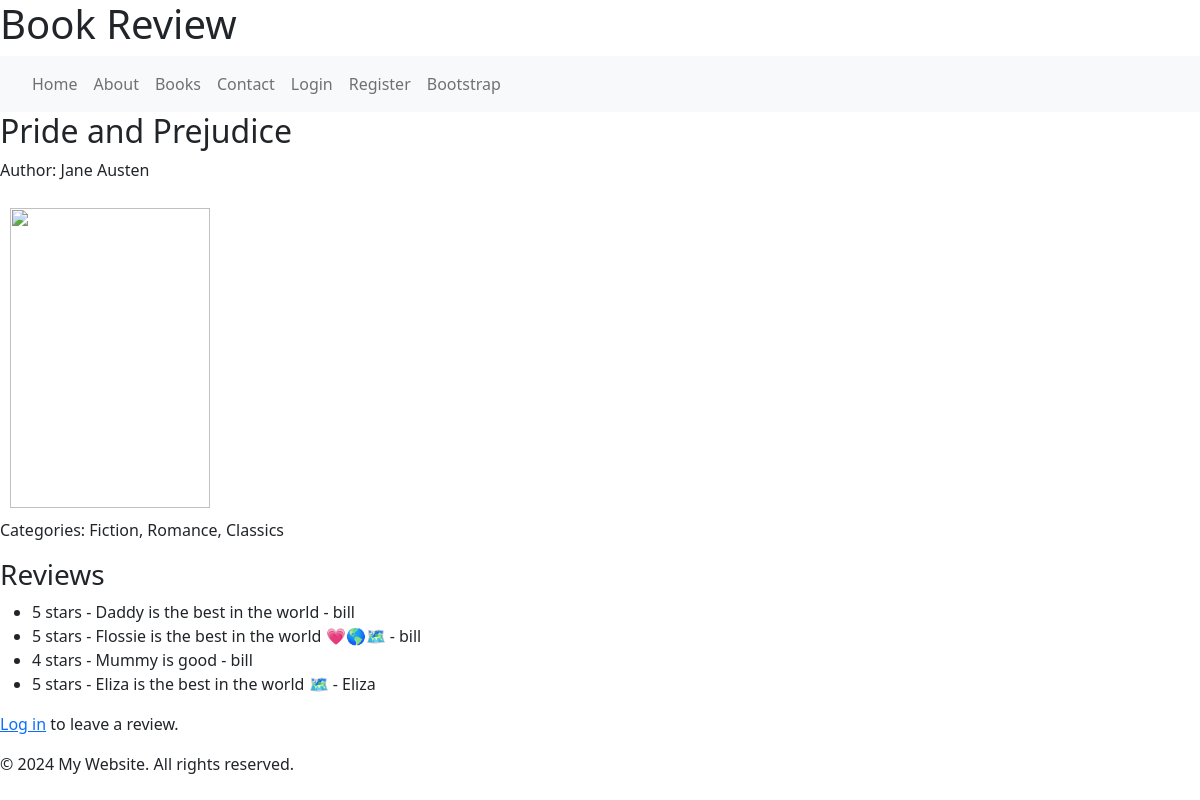
Page /book/3 on the earlier database version.
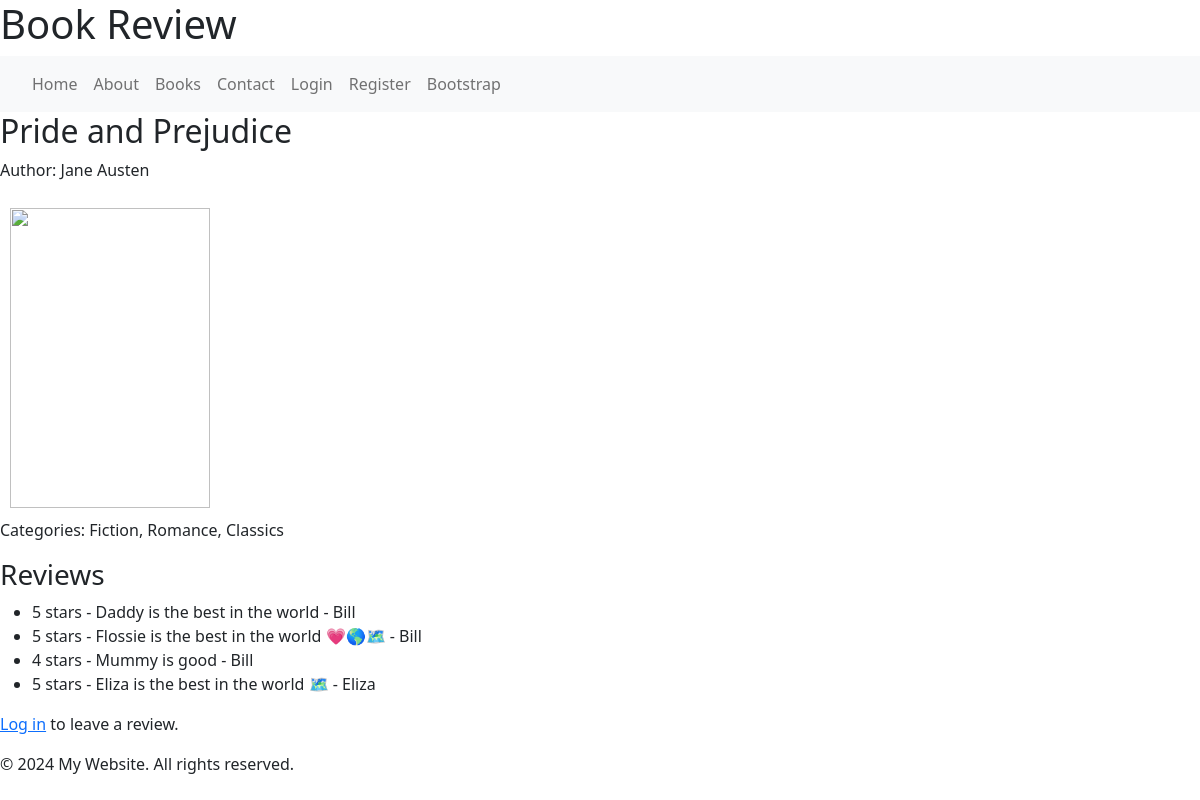
Same page on the later database version.
### models.py (models this page shows, shortened)
class Book(db.Model):
    __tablename__ = 'books'
    book_id = db.Column(db.Integer, primary_key=True)
    title = db.Column(db.String(255), nullable=False)
    author = db.Column(db.String(255), nullable=False)
    published_date = db.Column(db.Date)
    isbn = db.Column(db.String(13), unique=True)
    summary = db.Column(db.Text)
    cover_image_url = db.Column(db.String(255))
    created_at = db.Column(db.DateTime, default=datetime.utcnow)
    reviews = db.relationship('Review', backref='book', lazy=True)
    categories = db.relationship('BookCategory', backref='book', lazy=True)

class BookCategory(db.Model):
    __tablename__ = 'book_categories'
    book_id = db.Column(db.Integer, db.ForeignKey('books.book_id'), primary_key=True, nullable=False)
    category_id = db.Column(db.Integer, db.ForeignKey('categories.category_id'), primary_key=True, nullable=False)

class Category(db.Model):
    __tablename__ = 'categories'
    category_id = db.Column(db.Integer, primary_key=True)
    category_name = db.Column(db.String(50), nullable=False, unique=True)
    books = db.relationship('BookCategory', backref='category', lazy=True)

class Review(db.Model):
    __tablename__ = 'reviews'
    review_id = db.Column(db.Integer, primary_key=True)
    book_id = db.Column(db.Integer, db.ForeignKey('books.book_id'), nullable=False)
    user_id = db.Column(db.Integer, db.ForeignKey('users.user_id'), nullable=False)
    rating = db.Column(db.Integer, nullable=False)
    review_text = db.Column(db.Text)
    created_at = db.Column(db.DateTime, default=datetime.utcnow)
    review_votes = db.relationship('ReviewVote', backref='review', lazy=True)

class User(UserMixin, db.Model):
    __tablename__ = 'users'
    user_id = db.Column(db.Integer, primary_key=True)
    username = db.Column(db.String(50), nullable=False, unique=True)
    email = db.Column(db.String(100), nullable=False, unique=True)
    password_hash = db.Column(db.String(255), nullable=False)
    profile_picture_url = db.Column(db.String(255))
    created_at = db.Column(db.DateTime, default=lambda: datetime.now(timezone.utc))
    role = db.Column(db.String(50), nullable=False, default='regular')
    reviews = db.relationship('Review', backref='user', lazy=True)
    review_votes = db.relationship('ReviewVote', backref='user', lazy=True)
    authentication = db.relationship('Authentication', backref='user', lazy=True, uselist=False)

### app.py (the view, shortened to what this page needs)
@app.route('/book/<int:book_id>', methods=['GET', 'POST'])
def book_detail(book_id):
    book = Book.query.get_or_404(book_id)
    form = ReviewForm()
    return render_template('book_detail.html', book=book, form=form)

### app.py (called while the page is built)
@app.context_processor
def inject_current_year():
    return {'current_year': datetime.now().year}

### templates/book_detail.html
{% extends "base.html" %}
{% block content %}
<h2>{{ book.title }}</h2>
<p>Author: {{ book.author }}</p>
<img id="book_cover" src="../static/assets/img/book_cover.jpeg">
<p>Categories:
    {% for book_category in book.categories %}
        {{ book_category.category.category_name }}{% if not loop.last %}, {% endif %}
    {% endfor %}
</p>
<h3>Reviews</h3>
<ul>
    {% for review in book.reviews %}
        <li>{{ review.rating }} stars - {{ review.review_text }} - {{ review.user.username }}</li>
    {% endfor %}
</ul>
{% if current_user.is_authenticated %}
    <h3>Leave a Review</h3>
    <form method="POST" action="{{ url_for('book_detail', book_id=book.book_id) }}">
        {{ form.hidden_tag() }}
        {{ form.rating.label }}<br>
        {{ form.rating(size=32) }}<br>
        {{ form.review_text.label }}<br>
        {{ form.review_text(rows=5, cols=40) }}<br>
        {{ form.submit() }}
    </form>
{% else %}
    <p><a href="{{ url_for('login') }}">Log in</a> to leave a review.</p>
{% endif %}
{% endblock %}

### templates/base.html (shortened to what this page needs)
<!DOCTYPE html>
<html>
<head>
    <link rel="stylesheet" href="{{ url_for('static', filename='css/bootstrap_styles.css') }}">
    <link rel="stylesheet" href="{{ url_for('static', filename='css/style.css') }}">
</head>
<body>
    <header>
        <h1>Book Review</h1>
    </header>
    <nav class="navbar navbar-expand-lg navbar-light bg-light">
        <ul class="navbar-nav me-auto mb-2 mb-lg-0 ms-lg-4">
            <li class="nav-item"><a class="nav-link" href="{{ url_for('home') }}">Home</a></li>
            <li class="nav-item"><a class="nav-link" href="{{ url_for('about') }}">About</a></li>
            <li class="nav-item"><a class="nav-link" href="{{ url_for('books') }}">Books</a></li>
            <li class="nav-item"><a class="nav-link" href="{{ url_for('contact') }}">Contact</a></li>
            {% if current_user.is_authenticated %}
                <li class="nav-item"><a class="nav-link" href="{{ url_for('add_book') }}">Add Book</a></li>
                <li class="nav-item"><a class="nav-link" href="{{ url_for('logout') }}">Logout</a></li>
            {% else %}
                <li class="nav-item"><a class="nav-link" href="{{ url_for('login') }}">Login</a></li>
                <li class="nav-item"><a class="nav-link" href="{{ url_for('register') }}">Register</a></li>
            {% endif %}
            <li class="nav-item"><a class="nav-link" href="{{ url_for('bootstrap') }}">Bootstrap</a></li>
        </ul>
    </nav>
    <main>
        {% block content %}{% endblock %}
    </main>
    <footer>
        <p>&copy; {{ current_year }} My Website. All rights reserved.</p>
    </footer>
</body>
</html>

### static/css/style.css (style rules this page uses)
#book_cover { width: 200px; height: 300px; margin: 10px; }

Differences in the rows shown:
changed through a linked row, Review "Daddy is the best in the world": user.username "bill" → "Bill"
changed through a linked row, Review "Flossie is the best in the world 💗🌎🗺️": user.username "bill" → "Bill"
changed through a linked row, Review "Mummy is good": user.username "bill" → "Bill"
